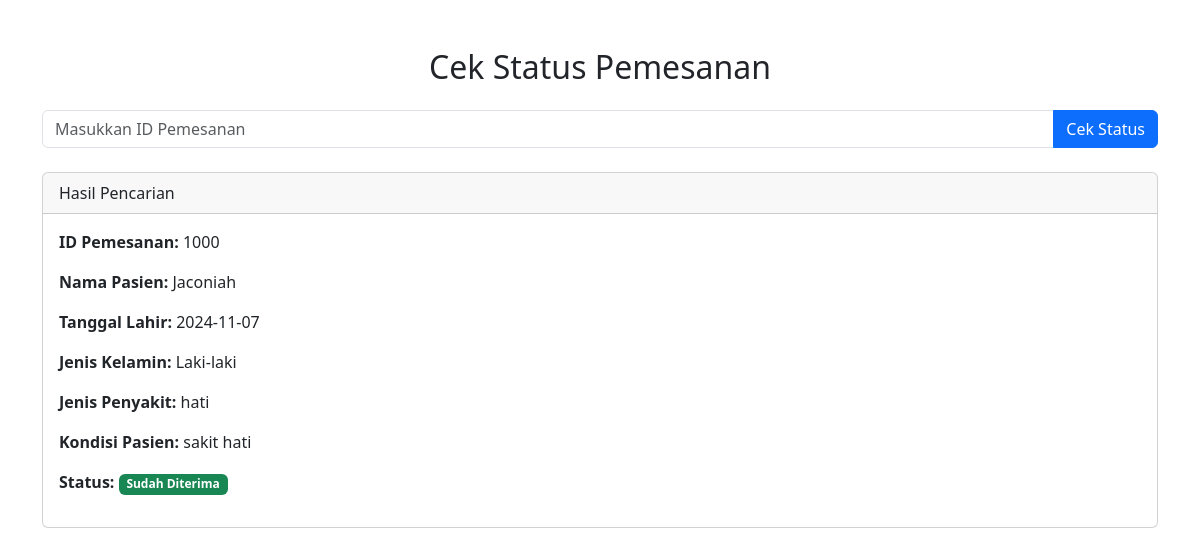
The page /Web_ada_kita/cek_status.php?id_pemesanan=1000 on the database its author committed.
### tables this page shows
CREATE TABLE `pemesanan_pengasuh` (
  `id_pemesanan` int(11) NOT NULL,
  `nama_pasien` varchar(100) NOT NULL,
  `jenis_kelamin` enum('Laki-laki','Perempuan') NOT NULL,
  `jenis_penyakit` varchar(255) NOT NULL,
  `kondisi_pasien` text NOT NULL,
  `tgl_lahir` date NOT NULL,
  `diterima` tinyint(1) NOT NULL
);

### Web_ada_kita/cek_status.php (the view, shortened to what this page needs)
<?php
include 'koneksi.php';
?>
<!DOCTYPE html>
<html lang="en">
<head>
    <link href="https://cdn.jsdelivr.net/npm/bootstrap@5.3.2/dist/css/bootstrap.min.css" rel="stylesheet">
</head>
<body>
    <div class="container mt-5">
        <h2 class="mb-4 text-center">Cek Status Pemesanan</h2>
        <form action="" method="GET" class="mb-4">
            <div class="input-group">
                <input type="number" name="id_pemesanan" class="form-control" placeholder="Masukkan ID Pemesanan" required>
                <button type="submit" class="btn btn-primary">Cek Status</button>
            </div>
        </form>
        <?php
        if (isset($_GET['id_pemesanan'])) {
            $id_pemesanan = $_GET['id_pemesanan'];
            $sql = "SELECT * FROM pemesanan_pengasuh WHERE id_pemesanan = $id_pemesanan";
            $result = mysqli_query($conn, $sql);
            if (mysqli_num_rows($result) > 0) {
                $row = mysqli_fetch_assoc($result);
                echo "<div class='card'>";
                echo "<div class='card-header'>Hasil Pencarian</div>";
                echo "<div class='card-body'>";
                echo "<p><strong>ID Pemesanan:</strong> " . $row['id_pemesanan'] . "</p>";
                echo "<p><strong>Nama Pasien:</strong> " . $row['nama_pasien'] . "</p>";
                echo "<p><strong>Tanggal Lahir:</strong> " . $row['tgl_lahir'] . "</p>";
                echo "<p><strong>Jenis Kelamin:</strong> " . $row['jenis_kelamin'] . "</p>";
                echo "<p><strong>Jenis Penyakit:</strong> " . $row['jenis_penyakit'] . "</p>";
                echo "<p><strong>Kondisi Pasien:</strong> " . $row['kondisi_pasien'] . "</p>";
                if ($row['diterima'] == 1) {
                    echo "<p><strong>Status:</strong> <span class='badge bg-success'>Sudah Diterima</span></p>";
                } else {
                    echo "<p><strong>Status:</strong> <span class='badge bg-warning'>Belum Diterima</span></p>";
                }
                echo "</div>";
                echo "</div>";
            } else {
                echo "<div class='alert alert-danger mt-4'>ID Pemesanan tidak ditemukan.</div>";
            }
        }
        ?>
    </div>
</body>
</html>

### rows shown on the page
pemesanan_pengasuh: id_pemesanan "1000", nama_pasien "Jaconiah", tgl_lahir "2024-11-07", jenis_kelamin "Laki-laki", jenis_penyakit "hati", kondisi_pasien "sakit hati"
